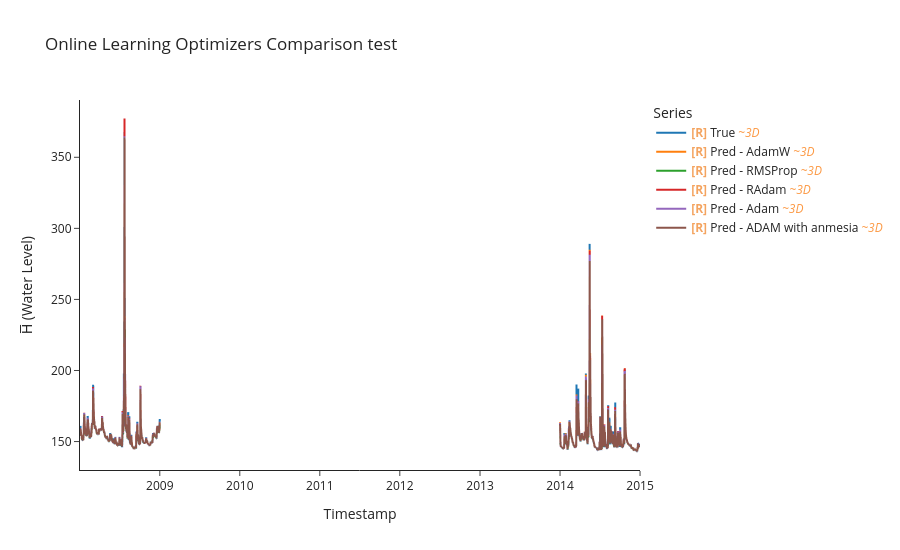

Notebook source saved alongside this figure:
### Code cell
results = {}
for opt_name, model in models_after_training.items():
    print(f"\n==============================")
    print(f"Evaluating model trained with optimizer: {opt_name}")
    print(f"==============================")
    
    y_true_test, y_pred_test, time_indices_test = uf.model_evaluate_with_norm(model,criterion, test_ds, test_df.index,
                                                                 LOOKBACK, HORIZON, BATCH_SIZE)
    results[opt_name] = (y_true_test, y_pred_test, time_indices_test)
uf.calculate_metrics_and_plot(results,'Online Learning Optimizers Comparison test',
                              export_metrics= True,
                              export_html=True,
                              export_file_name= 'results/testing/exp_3/optimizers_comparison_test',
                              use_seaborn_plot=True)

### Figure 1 — Plotly figure (JSON) as saved in the notebook; plotly's stock layout.template omitted (floating-point values rounded to 4 significant figures; data arrays with more than 128 entries replaced by an {"elided": "..."} marker saying what was removed)
{"data": [{"hovertemplate": "Legend=True<br>Timestamp=%{x}<br>H̅ (Water Level)=%{y}<extra></extra>", "legendgroup": "True", "line": {"color": "#1f77b4", "dash": "solid", "width": 2}, "marker": {"symbol": "circle"}, "mode": "lines", "name": "<b style=\"color:sandybrown\">[R]</b> True <i style=\"color:#fc9944\">~3D</i>", "showlegend": true, "type": "scattergl", "uid": "bc2ef52e-e5f4-4580-8472-4556d335808e", "x": {"elided": "1001 str values"}, "xaxis": "x", "y": {"elided": "1001 float values"}, "yaxis": "y"}, {"hovertemplate": "Legend=Pred - AdamW<br>Timestamp=%{x}<br>H̅ (Water Level)=%{y}<extra></extra>", "legendgroup": "Pred - AdamW", "line": {"color": "#ff7f0e", "dash": "solid", "width": 2}, "marker": {"symbol": "circle"}, "mode": "lines", "name": "<b style=\"color:sandybrown\">[R]</b> Pred - AdamW <i style=\"color:#fc9944\">~3D</i>", "showlegend": true, "type": "scattergl", "uid": "30acd9a5-7524-4c26-b063-2e2baf6c3ae7", "x": {"elided": "1001 str values"}, "xaxis": "x", "y": {"elided": "1001 float values"}, "yaxis": "y"}, {"hovertemplate": "Legend=Pred - RMSProp<br>Timestamp=%{x}<br>H̅ (Water Level)=%{y}<extra></extra>", "legendgroup": "Pred - RMSProp", "line": {"color": "#2ca02c", "dash": "solid", "width": 2}, "marker": {"symbol": "circle"}, "mode": "lines", "name": "<b style=\"color:sandybrown\">[R]</b> Pred - RMSProp <i style=\"color:#fc9944\">~3D</i>", "showlegend": true, "type": "scattergl", "uid": "1c34c4e9-6322-48b5-b2d5-eb33e547c1b6", "x": {"elided": "1001 str values"}, "xaxis": "x", "y": {"elided": "1001 float values"}, "yaxis": "y"}, {"hovertemplate": "Legend=Pred - RAdam<br>Timestamp=%{x}<br>H̅ (Water Level)=%{y}<extra></extra>", "legendgroup": "Pred - RAdam", "line": {"color": "#d62728", "dash": "solid", "width": 2}, "marker": {"symbol": "circle"}, "mode": "lines", "name": "<b style=\"color:sandybrown\">[R]</b> Pred - RAdam <i style=\"color:#fc9944\">~3D</i>", "showlegend": true, "type": "scattergl", "uid": "4512a447-f487-4cd6-bd20-4c49038d9077", "x": {"elided": "1001 str values"}, "xaxis": "x", "y": {"elided": "1001 float values"}, "yaxis": "y"}, {"hovertemplate": "Legend=Pred - Adam<br>Timestamp=%{x}<br>H̅ (Water Level)=%{y}<extra></extra>", "legendgroup": "Pred - Adam", "line": {"color": "#9467bd", "dash": "solid", "width": 2}, "marker": {"symbol": "circle"}, "mode": "lines", "name": "<b style=\"color:sandybrown\">[R]</b> Pred - Adam <i style=\"color:#fc9944\">~3D</i>", "showlegend": true, "type": "scattergl", "uid": "de24b903-c13c-485b-812b-1f601cfd73d8", "x": {"elided": "1001 str values"}, "xaxis": "x", "y": {"elided": "1001 float values"}, "yaxis": "y"}, {"hovertemplate": "Legend=Pred - ADAM with anmesia<br>Timestamp=%{x}<br>H̅ (Water Level)=%{y}<extra></extra>", "legendgroup": "Pred - ADAM with anmesia", "line": {"color": "#8c564b", "dash": "solid", "width": 2}, "marker": {"symbol": "circle"}, "mode": "lines", "name": "<b style=\"color:sandybrown\">[R]</b> Pred - ADAM with anmesia <i style=\"color:#fc9944\">~3D</i>", "showlegend": true, "type": "scattergl", "uid": "254d5b31-1fd2-47ae-a493-8e2bd304bff8", "x": {"elided": "1001 str values"}, "xaxis": "x", "y": {"elided": "1001 float values"}, "yaxis": "y"}], "layout": {"height": 550, "legend": {"title": {"text": "Series"}, "tracegroupgap": 0}, "title": {"text": "Online Learning Optimizers Comparison test"}, "xaxis": {"anchor": "y", "domain": [0, 1], "title": {"text": "Timestamp"}}, "yaxis": {"anchor": "x", "domain": [0, 1], "title": {"text": "H̅ (Water Level)"}}}}
